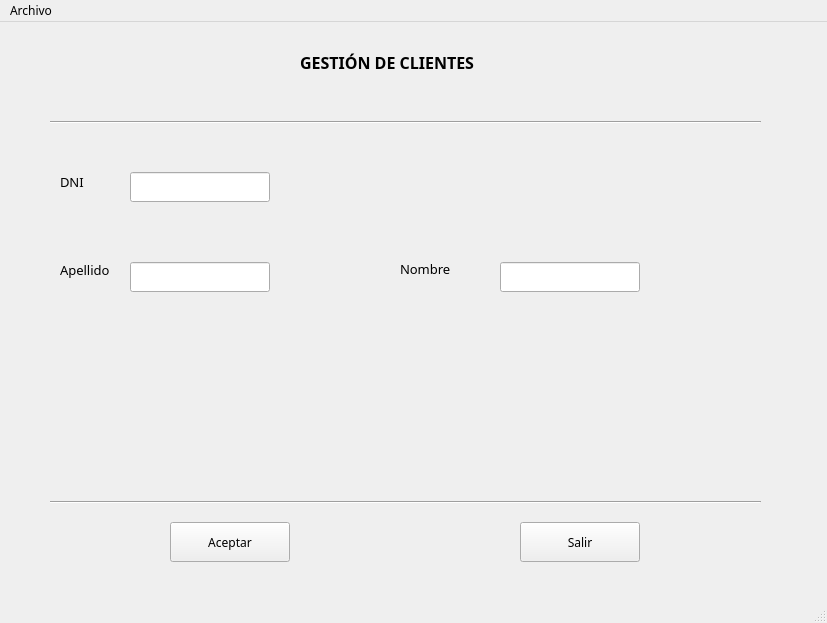
<?xml version="1.0" encoding="UTF-8"?>
<ui version="4.0">
 <class>Archivo</class>
 <widget class="QMainWindow" name="Archivo">
  <property name="geometry">
   <rect>
    <x>0</x>
    <y>0</y>
    <width>827</width>
    <height>623</height>
   </rect>
  </property>
  <property name="font">
   <font>
    <family>MS Gothic</family>
    <stylestrategy>PreferAntialias</stylestrategy>
   </font>
  </property>
  <property name="windowTitle">
   <string>MainWindow</string>
  </property>
  <widget class="QWidget" name="centralwidget">
   <widget class="Line" name="line">
    <property name="geometry">
     <rect>
      <x>50</x>
      <y>90</y>
      <width>711</width>
      <height>20</height>
     </rect>
    </property>
    <property name="orientation">
     <enum>Qt::Horizontal</enum>
    </property>
   </widget>
   <widget class="QLabel" name="label">
    <property name="geometry">
     <rect>
      <x>300</x>
      <y>30</y>
      <width>181</width>
      <height>21</height>
     </rect>
    </property>
    <property name="font">
     <font>
      <pointsize>12</pointsize>
      <weight>75</weight>
      <bold>true</bold>
     </font>
    </property>
    <property name="text">
     <string>GESTIÓN DE CLIENTES</string>
    </property>
   </widget>
   <widget class="QLabel" name="Dni">
    <property name="geometry">
     <rect>
      <x>60</x>
      <y>150</y>
      <width>60</width>
      <height>20</height>
     </rect>
    </property>
    <property name="font">
     <font>
      <pointsize>10</pointsize>
     </font>
    </property>
    <property name="text">
     <string>DNI</string>
    </property>
   </widget>
   <widget class="QLabel" name="apellido">
    <property name="geometry">
     <rect>
      <x>60</x>
      <y>240</y>
      <width>61</width>
      <height>16</height>
     </rect>
    </property>
    <property name="font">
     <font>
      <pointsize>10</pointsize>
     </font>
    </property>
    <property name="text">
     <string>Apellido</string>
    </property>
   </widget>
   <widget class="QLabel" name="nombre">
    <property name="geometry">
     <rect>
      <x>400</x>
      <y>240</y>
      <width>50</width>
      <height>13</height>
     </rect>
    </property>
    <property name="font">
     <font>
      <pointsize>10</pointsize>
     </font>
    </property>
    <property name="text">
     <string>Nombre</string>
    </property>
   </widget>
   <widget class="Line" name="line_2">
    <property name="geometry">
     <rect>
      <x>50</x>
      <y>470</y>
      <width>711</width>
      <height>20</height>
     </rect>
    </property>
    <property name="orientation">
     <enum>Qt::Horizontal</enum>
    </property>
   </widget>
   <widget class="QPushButton" name="botonAcep">
    <property name="geometry">
     <rect>
      <x>170</x>
      <y>500</y>
      <width>120</width>
      <height>40</height>
     </rect>
    </property>
    <property name="text">
     <string>Aceptar</string>
    </property>
   </widget>
   <widget class="QPushButton" name="botonSalir">
    <property name="geometry">
     <rect>
      <x>520</x>
      <y>500</y>
      <width>120</width>
      <height>40</height>
     </rect>
    </property>
    <property name="text">
     <string>Salir</string>
    </property>
   </widget>
   <widget class="QLineEdit" name="textoDni">
    <property name="geometry">
     <rect>
      <x>130</x>
      <y>150</y>
      <width>140</width>
      <height>30</height>
     </rect>
    </property>
   </widget>
   <widget class="QLineEdit" name="textoApe">
    <property name="geometry">
     <rect>
      <x>130</x>
      <y>240</y>
      <width>140</width>
      <height>30</height>
     </rect>
    </property>
   </widget>
   <widget class="QLineEdit" name="textoNom">
    <property name="geometry">
     <rect>
      <x>500</x>
      <y>240</y>
      <width>140</width>
      <height>30</height>
     </rect>
    </property>
   </widget>
  </widget>
  <widget class="QStatusBar" name="statusbar"/>
  <widget class="QMenuBar" name="menubar">
   <property name="geometry">
    <rect>
     <x>0</x>
     <y>0</y>
     <width>827</width>
     <height>21</height>
    </rect>
   </property>
   <widget class="QMenu" name="menuGesti_n">
    <property name="title">
     <string>Archivo</string>
    </property>
    <addaction name="actionSalir"/>
    <addaction name="separator"/>
   </widget>
   <addaction name="menuGesti_n"/>
  </widget>
  <action name="actionSalir">
   <property name="checkable">
    <bool>true</bool>
   </property>
   <property name="text">
    <string>Salir</string>
   </property>
   <property name="shortcut">
    <string>Alt+S</string>
   </property>
  </action>
 </widget>
 <resources/>
 <connections/>
</ui>
